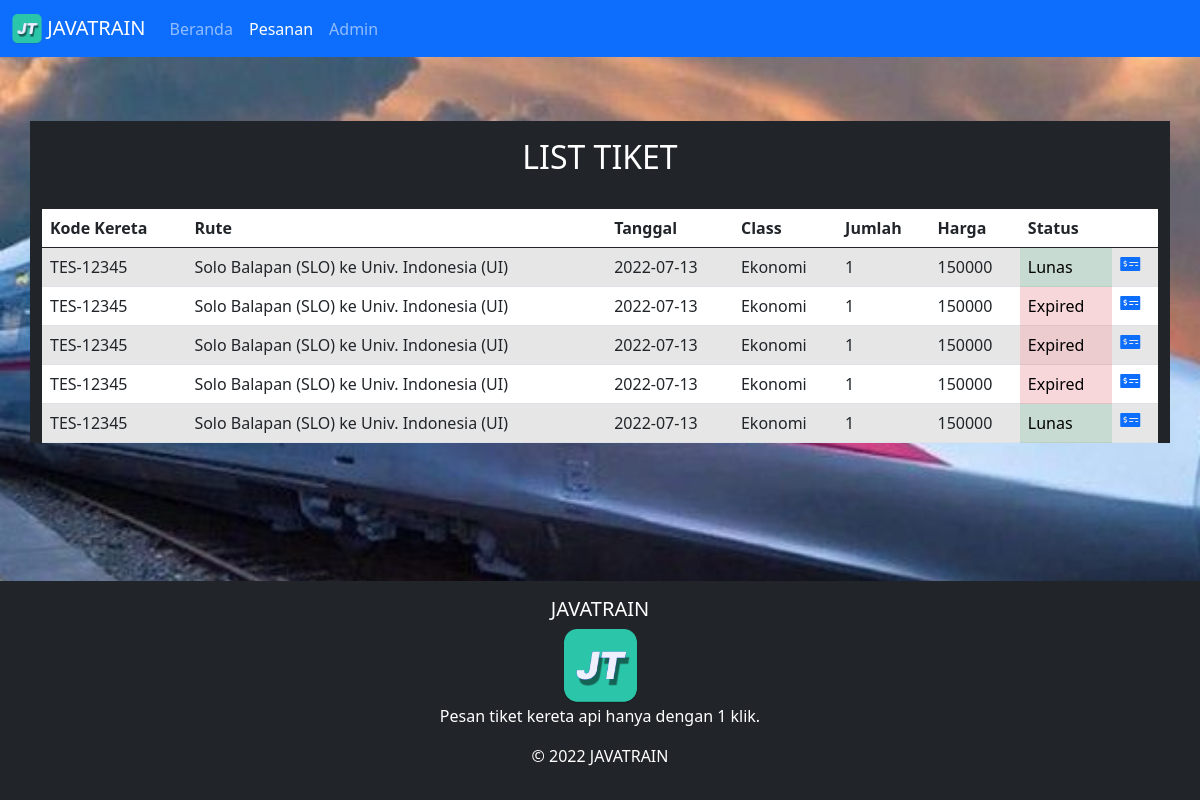
Page /penumpang/cekPesanan.php?nik=123456789 on the committed database.
### tables this page shows
CREATE TABLE `log_pesan` (
  `id` int(11) NOT NULL,
  `kode_bayar` varchar(13) NOT NULL,
  `id_tiket` int(11) NOT NULL,
  `penumpang` int(11) NOT NULL,
  `status` enum('Lunas','Pending','Expired') NOT NULL DEFAULT 'Pending',
  `nama` varchar(100) NOT NULL,
  `nik` varchar(16) NOT NULL,
  `harga` int(11) NOT NULL,
  `jam_booking` time NOT NULL DEFAULT curtime(),
  `expired` time NOT NULL
);

CREATE TABLE `tiket` (
  `id` int(11) NOT NULL,
  `kode_kereta` varchar(10) NOT NULL,
  `dari` varchar(100) NOT NULL,
  `ke` varchar(100) NOT NULL,
  `tanggal` varchar(10) NOT NULL,
  `jam` varchar(10) NOT NULL,
  `class` enum('Eksekutif','Bisnis','Ekonomi') NOT NULL,
  `harga` varchar(20) NOT NULL
);

### penumpang/cekStatus.php (called while the page is built, shortened)
<?php
$nik = $_GET['nik'];
?>

### penumpang/cekPesanan.php (the view, shortened to what this page needs)
<html>
<head>
    <link rel="stylesheet" href="css/bootstrap.min.css">
    <link href="fontawesome-free/css/all.min.css" rel="stylesheet" type="text/css">
</head>
<body>
    <?php
    $page = "pesanan";
    include "nav.php";
    require("cekStatus.php");;
    ?>
<br><br>
    <main class="container-fluid">
        <div class="container bg-dark">
            <hr>
            <h2 class="text-center text-white">LIST TIKET</h2>
            <hr>
            <table class="table table-striped table-hover text-white" >
                <thead>
                    <tr>
                        <th>Kode Kereta</th>
                        <th>Rute</th>
                        <th>Tanggal</th>
                        <th>Class</th>
                        <th>Jumlah</th>
                        <th>Harga</th>
                        <th>Status</th>
                        <th></th>
                    </tr>
                </thead>
                <tbody>
                    <?php
                    $query = "SELECT log_pesan.expired, log_pesan.id, kode_kereta, dari, ke, tanggal, penumpang, log_pesan.harga, status, class FROM log_pesan JOIN tiket ON log_pesan.id_tiket=tiket.id WHERE nik='$nik' ORDER BY jam_booking";
                    $data = mysqli_query($koneksi, $query);
                    while($d = mysqli_fetch_array($data)){
                    ?>
                    <tr class="text-white">
                        <td><?= $d['kode_kereta'] ?></td>
                        <td><?= $d['dari'] ?> ke <?= $d['ke'] ?></td>
                        <td><?= $d['tanggal'] ?></td>
                        <td><?= $d['class'] ?></td>
                        <td><?= $d['penumpang'] ?></td>
                        <td><?= $d['harga'] ?></td>
                        <td
                        <?php
                            if($d['status']=="Lunas"){echo 'class="table-success"';}
                            else if($d['status']=="Pending"){echo 'class="table-warning"';}
                            else if($d['status']=="Expired"){echo 'class="table-danger"';}
                            if($d['status']=="Pending"){?>
                                title="Harap bayar sebelum <?= $d['expired'] ?>"
                            <?php }
                        ?>
                        >
                            <?= $d['status'] ?>
                        </td>
                        <td><a href="lunas.php?id=<?= $d['id'] ?>&nik=<?= $nik ?>"><i class="fas fa-money-check-alt"></i></a></td>
                    </tr>
                    <?php } ?>
                </tbody>
            </table>
        </div>
    </main>
    <?php include "footer.php";?>
</body>
</html>

### penumpang/nav.php (shortened to what this page needs)
<!DOCTYPE html>
<html>
<head>
    <link rel="stylesheet" href="css/bootstrap.min.css">
</head>
<body>
    <nav class="navbar sticky-top navbar-expand-lg navbar-dark bg-primary">
        <div class="container-fluid">
            <a class="navbar-brand" href="index.php">
                <img src="image/javatrain.png" alt="" width="30" height="30" class="d-inline-block align-text-top">
                JAVATRAIN
            </a>
            <div class="collapse navbar-collapse" id="navbarTogglerDemo02">
                <ul class="navbar-nav me-auto mb-2 mb-lg-0">
                    <li class="nav-item">
                    <a class="nav-link <?php if($page=="beranda"){echo "active";} ?>" aria-current="page" href="index.php">Beranda</a>
                    </li>
                    <li class="nav-item">
                    <a class="nav-link <?php if($page=="pesanan"){echo "active";} ?>" aria-current="page" href="pesanan.php">Pesanan</a>
                    </li>
                    <li class="nav-item">
                    <a class="nav-link" href="../admin/login.php">Admin</a>
                    </li>
                </ul>
            </div>
        </div>
    </nav>
</body>
</html>

### penumpang/footer.php (shortened to what this page needs)
<!DOCTYPE html>
<html>
    <head>
        <link href="https://cdn.jsdelivr.net/npm/bootstrap@5.3.0/dist/css/bootstrap.min.css" rel="stylesheet">
    </head>
<body>
    <footer class="footer mt-auto py-3 bg-dark w-100" style="position: absolute; bottom: 0;">
        <div class="container text-center">
            <h5 class="white-text">JAVATRAIN</h5>
            <img src="image/javatrain.png" width="75" height="75" alt="JAVATRAIN Logo">
            <p class="white-text text-lightent-4">Pesan tiket kereta api hanya dengan 1 klik.</p>
        </div>
        <div class="container text-center">
            <p class="white-text">&copy; 2022 JAVATRAIN</p>
        </div>
    </footer>
</body>
</html>

### penumpang/nav.php (style rules this page uses)
body { background:url(image/sepur.jpeg); background-size:cover; background-repeat:no-repeat; background-position:center; background-attachment:fixed; }

### penumpang/footer.php (style rules this page uses)
.white-text { color: #FFFFFF !important; }

### rows in the picture
log_pesan: id_tiket.kode_kereta "TES-12345", id_tiket.dari "Solo Balapan (SLO)", id_tiket.ke "Univ. Indonesia (UI)", id_tiket.tanggal "2022-07-13", id_tiket.class "Ekonomi", penumpang "1", harga "150000", status "Lunas"
log_pesan: id_tiket.kode_kereta "TES-12345", id_tiket.dari "Solo Balapan (SLO)", id_tiket.ke "Univ. Indonesia (UI)", id_tiket.tanggal "2022-07-13", id_tiket.class "Ekonomi", penumpang "1", harga "150000", status "Expired"
log_pesan: id_tiket.kode_kereta "TES-12345", id_tiket.dari "Solo Balapan (SLO)", id_tiket.ke "Univ. Indonesia (UI)", id_tiket.tanggal "2022-07-13", id_tiket.class "Ekonomi", penumpang "1", harga "150000", status "Expired"
log_pesan: id_tiket.kode_kereta "TES-12345", id_tiket.dari "Solo Balapan (SLO)", id_tiket.ke "Univ. Indonesia (UI)", id_tiket.tanggal "2022-07-13", id_tiket.class "Ekonomi", penumpang "1", harga "150000", status "Expired"
log_pesan: id_tiket.kode_kereta "TES-12345", id_tiket.dari "Solo Balapan (SLO)", id_tiket.ke "Univ. Indonesia (UI)", id_tiket.tanggal "2022-07-13", id_tiket.class "Ekonomi", penumpang "1", harga "150000", status "Lunas"
